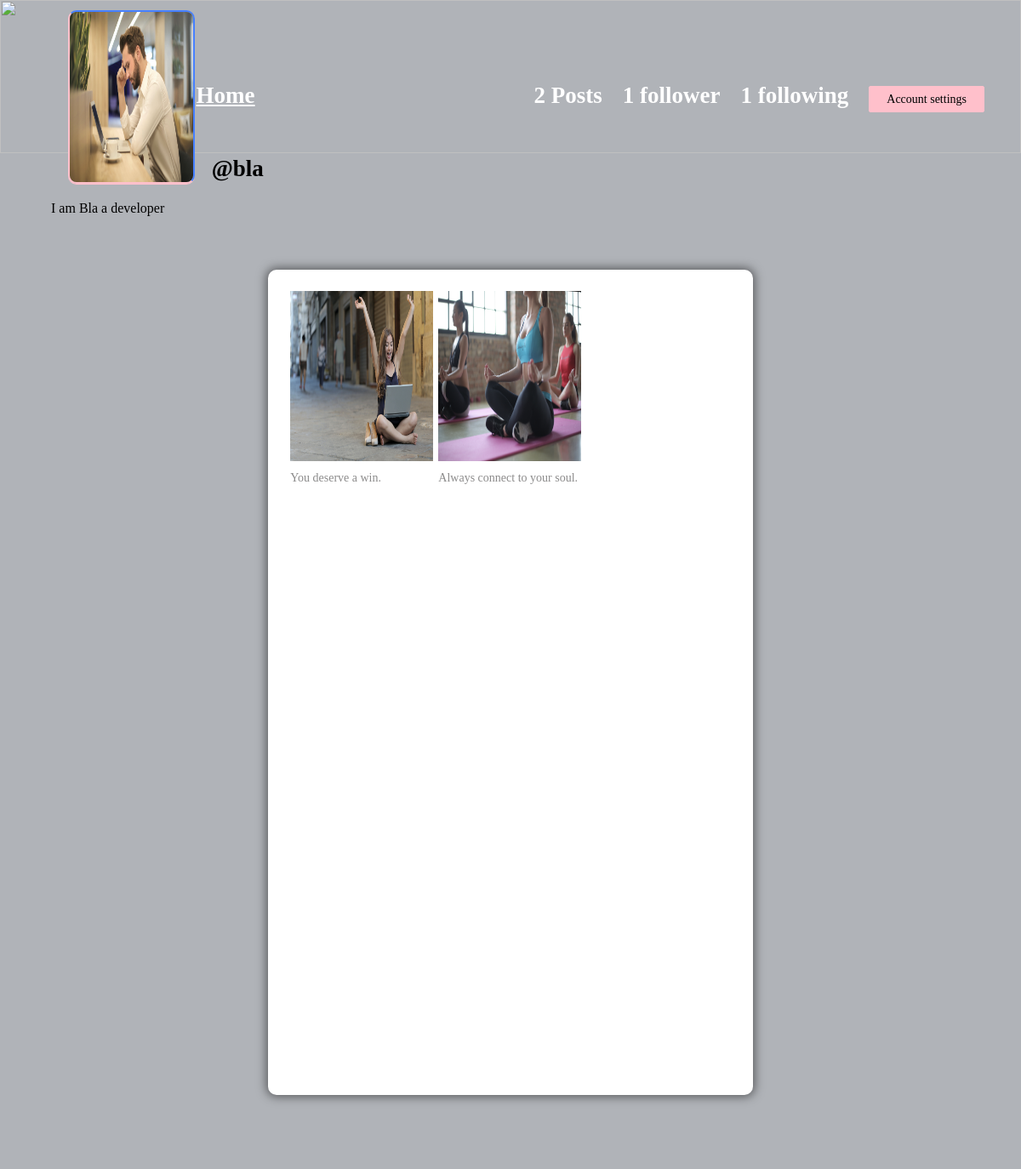
Page /profile/bla (signed in) on the committed database.
### core/models.py (models this page shows, shortened)
class Profile(models.Model):
    user = models.ForeignKey(user, on_delete=models.CASCADE)
    id_user = models.IntegerField()
    bio = models.TextField(blank=True)
    Profileimg = models.ImageField(upload_to='profile_images', default='blank-profile-picture.png' )
    location = models.CharField(max_length=100, blank=True)
    timeStamp = models.DateTimeField(auto_now_add=True, blank=True)

class Post(models.Model):
    id = models.UUIDField(primary_key=True, default= uuid.uuid4)
    user = models.CharField(max_length=100)
    image = models.ImageField(upload_to='post_images')
    caption =models.TextField()
    timeStamp = models.DateTimeField(default=datetime.now)
    no_of_likes = models.IntegerField(default=0)

### core/views.py (the view)
# urls.py: path('profile/<str:pk>', views.profile, name='profile'),
@login_required(login_url='signin')
def profile(request,pk):
    user_object = User.objects.get(username=pk)
    user_profile = Profile.objects.get(user=user_object)
    user_posts =  Post.objects.filter(user=pk)
    user_post_length = len(user_posts)
    follower = request.user.username
    user =pk
    if FollowersCount.objects.filter(follower=follower, user = user).first():
        button_text = 'Unfollow'
    else:
        button_text = 'Follow'
    user_followers = len(FollowersCount.objects.filter(user=pk))
    user_following = len(FollowersCount.objects.filter(follower=pk))
    context ={
        'user_object': user_object,
        'user_profile' : user_profile,
        'user_posts': user_posts,
        'user_post_length': user_post_length,
        'button_text': button_text,
        'user_followers': user_followers,
        'user_following': user_following,
    }
    return render (request, 'profile.html',context)

### templates/profile.html (shortened to what this page needs)
{% load static %}
<!DOCTYPE html>
<html lang="en">
<head>
    <link rel="stylesheet" href="{% static 'css/main.min.css' %}">
    <link rel="stylesheet" href="{% static 'css/style.css' %}">
    <link rel="stylesheet" href="{% static 'css/color.css' %}">
    <link rel="stylesheet" href="{% static 'css/responsive.css' %}">
</head>
<body>
	<section>
			<div class="feature-photo">
				<figure>
					<img src="{% static 'images/resources/timeline.jpg' %}" style="height: 180px; " alt=""></figure>
				<form action="/follow" method="POST"> {% csrf_token %}
					<div class="add-btn">
					<span style="color: white; font-size: 27px; margin-right: 12em;"><b><u><a href="/">Home</a></u></b></span>
					{% if user_post_length == 0 %}
					<span style="color: white; font-size: 27px;"><b> No Post</b></span>
					{% elif user_post_length == 1 %}
						<span style="color: white; font-size: 27px;"><b>{{user_post_length}} Post</b></span>
					{% else %}
					<span style="color: white; font-size: 27px;"><b>{{user_post_length}} Posts</b></span>
					{% endif %}
					{% if user_followers == 0 or user_followers == 1 %}
					<span style="color: white; font-size: 27px;"><b>{{user_followers}} follower</b></span>
					{% else %}
					<span style="color: white; font-size: 27px;"><b>{{user_followers}} followers</b></span>
					{% endif %}
					<span style="color: white; font-size: 27px;"><b>{{user_following}} following</b></span>
					{% if user_object.username == user.username %}
					<a href="/settings" title="" data-ripple="">Account settings</a>
					{% else %}
					<a href="" title="" data-ripple="">
						<button type="submit" style="background-color: #ffc0cb; border: #ffc0cb;">{{button_text}}</button></a>
					{% endif %}
					</div>
				</form>
				<div class="container-fluid">
					<div class="row merged">
						<div class="col-lg-2 col-sm-3">
							<div class="user-avatar">
								<figure>
									<img src="{{user_profile.Profileimg.url}}" style="height: 200px; width: 100%;" alt="profile image">
								</figure>
							</div>
						</div>
						<div class="col-lg-10 col-sm-9">
							<div class="timeline-info">
								<ul>
									<li class="admin-name">
									  <h5 style="color: black;white-space: nowrap; width: 110px; font-size: 27px;"><b>@{{user_profile.user.username}}</b></h5>
									</li>
								</ul>
							</div>
						</div>
					</div>
				</div>
			</div>
		</section>
		<section>
			<div class="bio">
				{{user_profile.bio}}
			</div>
		</section>
	<section>
		<div class="gap gray-bg">
			<div class="container-fluid">
				<div class="row">
					<div class="col-lg-12">
						<div class="row" id="page-contents">
							<div class="col-lg-3">
								<aside class="sidebar static">
								</aside>
							</div>
							<div class="col-lg-6">
								<div class="central-meta">
									<ul class="photos">
										{% for post in user_posts  %}
											<li>
											<a class="strip" href="{{post.image.url}}" title="" data-strip-group="mygroup" data-strip-group-options="loop: false">
												<img src="{{post.image.url}}" style="height: 200px; width: 300px;" alt=""></a>
												<p>{{post.caption}}</p>
										</li>
										{% endfor %}
									</ul>
								</div>
							</div>
							<div class="col-lg-3">
								<aside class="sidebar static">
								</aside>
							</div>
						</div>
					</div>
				</div>
			</div>
		</div>
	</section>
</body>
</html>

### static/css/color.css (style rules this page uses)
#nprogress .bar, .timeline-info > ul li a::before, .add-btn > a, .activitiez > li::before, form button, .colla-apps > li a:hover, a.underline:before, .setting-row input:checked + label, .user-avatar:hover .edit-phto, .error-meta > a, .color-bg, .add-butn, .nav.nav-tabs.likes-btn > li a.active, a.dislike-btn, .drop > a:hover, .btn-view.btn-load-more:hover, .accordion .card h5 button[aria-expanded="true"], .chat-head, .f-page > figure em, .inbox-panel-head > ul > li > a, .nav-tabs--left .nav-link.active, .nav-tabs--left .nav-link.active:hover, footer .widget-title h4::before, #topcontrol, .sidebar .widget-title::before, .f-title::before, .g-post-classic > figure > i::after, .purify > a, .help-list > a:hover, .open-position::before, .info > a, .category-box:hover, .category-box.selected, a.main-btn, .section-heading::before, .getquot-baner, .more-branches > h4::before, .is-helpful > a, .cart-optionz > li > a:hover, .paginationz > li a:hover, .paginationz > li a.active, .shopping-cart, a.btn2:hover, .form-submit > input[type="submit"], button.submit-checkout, .delete-cart:hover, .proceed .button, .amount-area .update-cart, a.addnewforum, .apply-bttons > a { background: orange; }

### static/css/responsive.css (style rules this page uses)
@media screen and (max-width: 1281px) and (min-width: 1024px) { .photos > li { min-width: 32.2%; width: 32.2%; } }
@media screen and (max-width: 1281px) and (min-width: 1024px) { .timeline-info { line-height: 51px; } }
@media screen and (max-width: 1281px) and (min-width: 1024px) { .timeline-info .admin-name > h5 { font-size: 20px; } }
@media screen and (max-width: 1281px) and (min-width: 1024px) { .user-avatar { width: 80.2% } }

### rows in the picture
Profile: Profileimg (picture), user.username "bla", bio "I am Bla a developer"
Post: image (picture), caption "You deserve a win."
Post: image (picture), caption "Always connect to your soul."

### other values in the picture
{{ user_post_length }} "2"
{{ user_followers }} "1"
{{ user_following }} "1"
